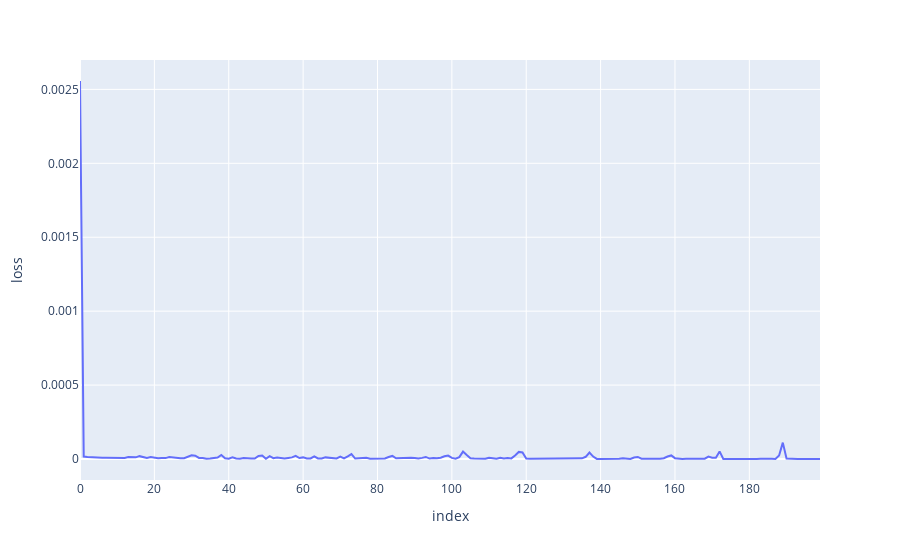
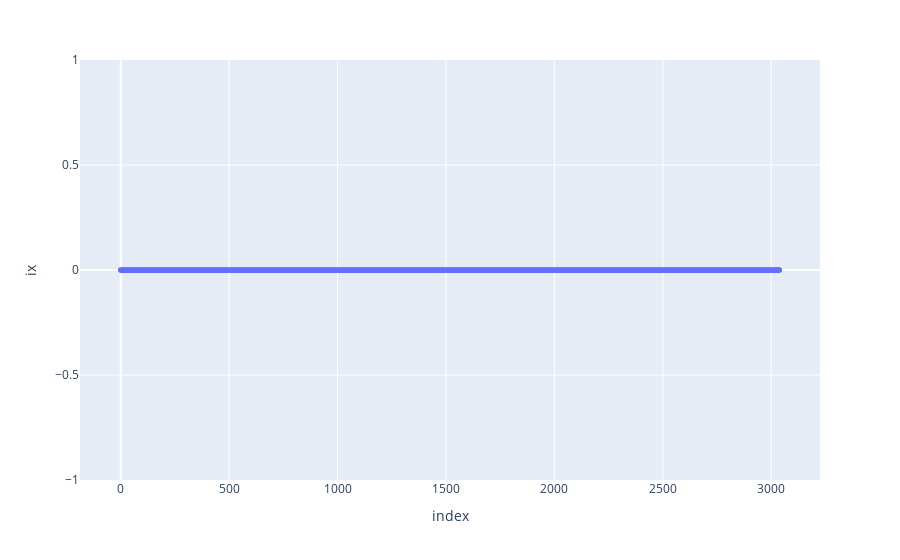
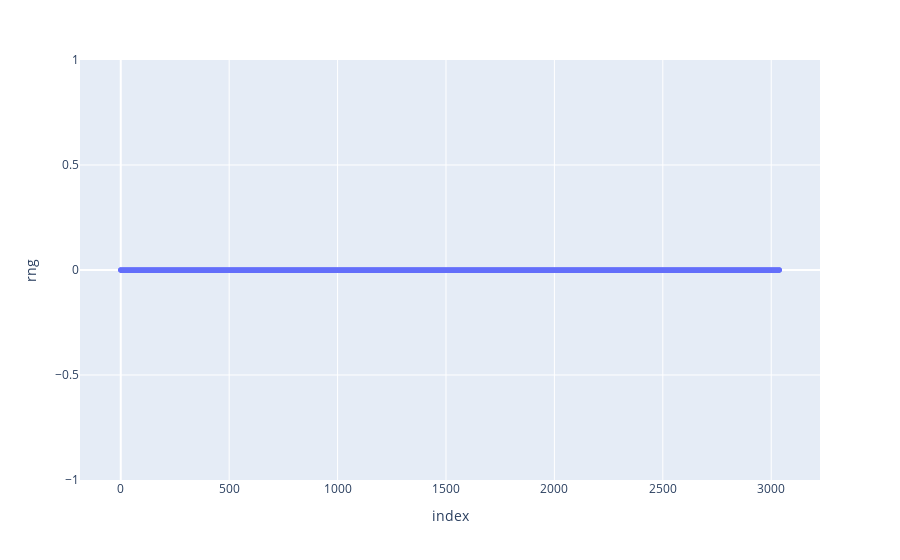

These figures' notebook cell, in order:
### Code cell
# Error Decay
regressor2_df = pd.DataFrame.from_dict(
    {
        'loss': nn.history.history['loss'],
    }
)

error2_idx = pd.DataFrame.from_dict(
    {
        'ix': e2[:,0,0]*max_idx,
    }
)

error2_rng = pd.DataFrame.from_dict(
    {
        'rng': e2[:,1,0]*max_rng,
    }
)

fig = px.line(regressor2_df, y="loss")
fig.show()

fig = px.scatter(error2_idx.abs().round(), y='ix')
fig.show()

fig = px.scatter(error2_rng.abs().round(), y='rng')
fig.show()

### Figure 1 — Plotly figure (JSON) as saved in the notebook; plotly's stock layout.template omitted (floating-point values rounded to 4 significant figures; data arrays with more than 128 entries replaced by an {"elided": "..."} marker saying what was removed)
{"data": [{"hovertemplate": "index=%{x}<br>loss=%{y}<extra></extra>", "legendgroup": "", "line": {"color": "#636efa", "dash": "solid"}, "marker": {"symbol": "circle"}, "mode": "lines", "name": "", "orientation": "v", "showlegend": false, "type": "scatter", "x": {"elided": "200 int values"}, "xaxis": "x", "y": {"elided": "200 float values"}, "yaxis": "y"}], "layout": {"legend": {"tracegroupgap": 0}, "margin": {"t": 60}, "xaxis": {"anchor": "y", "domain": [0, 1], "title": {"text": "index"}}, "yaxis": {"anchor": "x", "domain": [0, 1], "title": {"text": "loss"}}}}

### Figure 2 — Plotly figure (JSON) as saved in the notebook; plotly's stock layout.template omitted (floating-point values rounded to 4 significant figures; data arrays with more than 128 entries replaced by an {"elided": "..."} marker saying what was removed)
{"data": [{"hovertemplate": "index=%{x}<br>ix=%{y}<extra></extra>", "legendgroup": "", "marker": {"color": "#636efa", "symbol": "circle"}, "mode": "markers", "name": "", "showlegend": false, "type": "scattergl", "x": {"elided": "3038 int values"}, "xaxis": "x", "y": {"elided": "3038 int values"}, "yaxis": "y"}], "layout": {"legend": {"tracegroupgap": 0}, "margin": {"t": 60}, "xaxis": {"anchor": "y", "domain": [0, 1], "title": {"text": "index"}}, "yaxis": {"anchor": "x", "domain": [0, 1], "title": {"text": "ix"}}}}

### Figure 3 — Plotly figure (JSON) as saved in the notebook; plotly's stock layout.template omitted (floating-point values rounded to 4 significant figures; data arrays with more than 128 entries replaced by an {"elided": "..."} marker saying what was removed)
{"data": [{"hovertemplate": "index=%{x}<br>rng=%{y}<extra></extra>", "legendgroup": "", "marker": {"color": "#636efa", "symbol": "circle"}, "mode": "markers", "name": "", "showlegend": false, "type": "scattergl", "x": {"elided": "3038 int values"}, "xaxis": "x", "y": {"elided": "3038 int values"}, "yaxis": "y"}], "layout": {"legend": {"tracegroupgap": 0}, "margin": {"t": 60}, "xaxis": {"anchor": "y", "domain": [0, 1], "title": {"text": "index"}}, "yaxis": {"anchor": "x", "domain": [0, 1], "title": {"text": "rng"}}}}
